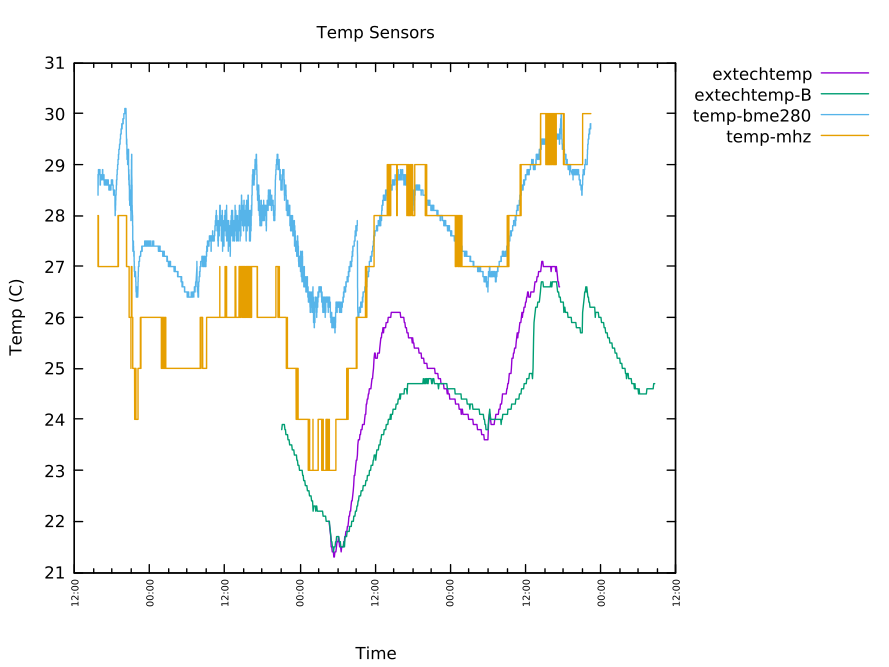

Reproduce this figure in gnuplot.
set datafile separator ','

set xdata time # tells gnuplot the x axis is time data
set xtics rotate # rotate labels on the x axis

set timefmt "%Y-%m-%dT%H:%M:%S" # specify our time string format
#set format x "%Y-%m-%d %H:%M:%S" # otherwise it will show only MM:SS
set format x "%H:%M" # otherwise it will show only MM:SS

set key autotitle columnhead # use the first line as title
set key top right outside
set ylabel "Temp (C)" # label for the Y axis
set ytics 
set xlabel 'Time' # label for the X axis
set xtics font ",5"
set title "Temp Sensors"

plot "CHA01001.csv" using 10:6 with lines ,  \
"CHA01002.csv" using 10:6 with lines ,  'co2.csv' using 1:4 with lines , 'co2.csv' using 1:5 with lines 
